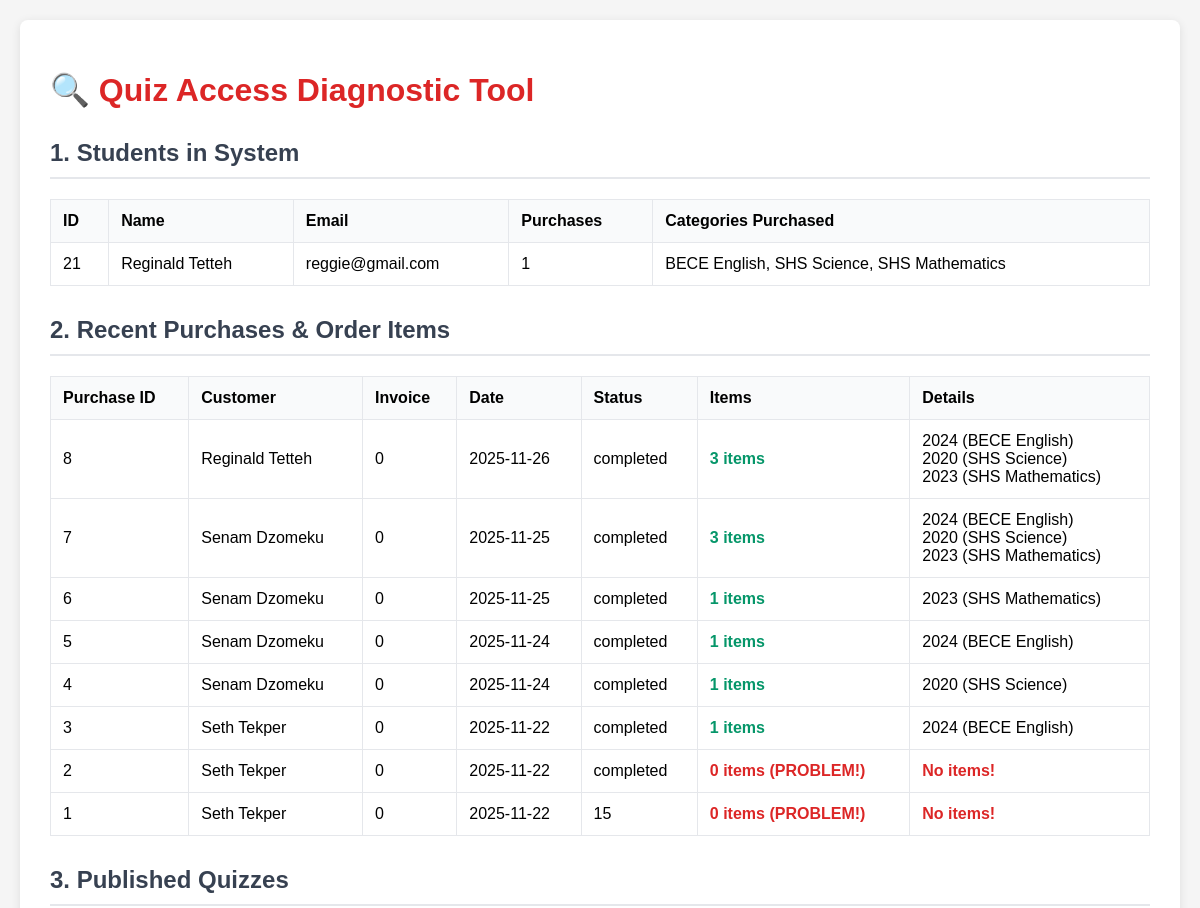
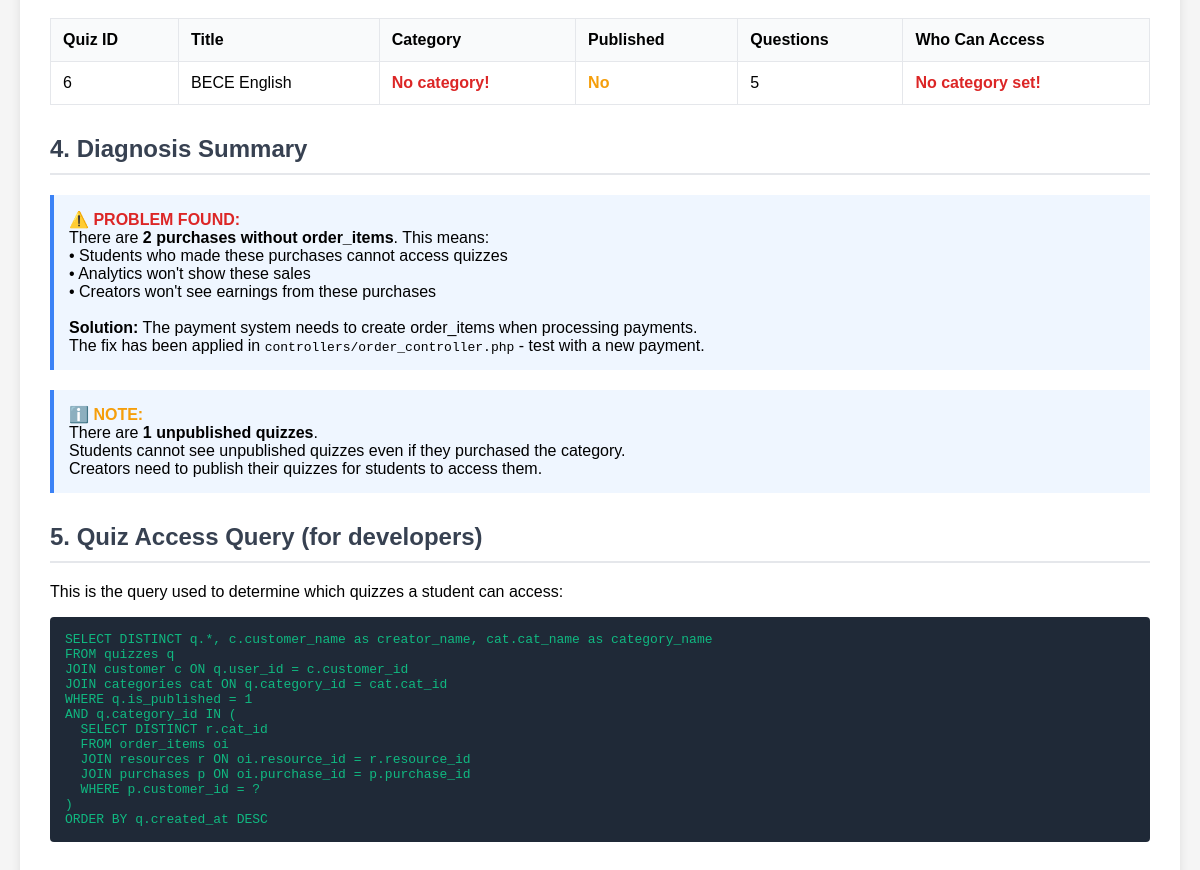
Before: /diagnose_quiz_access.php with the older database file (2 pictures, top to bottom).
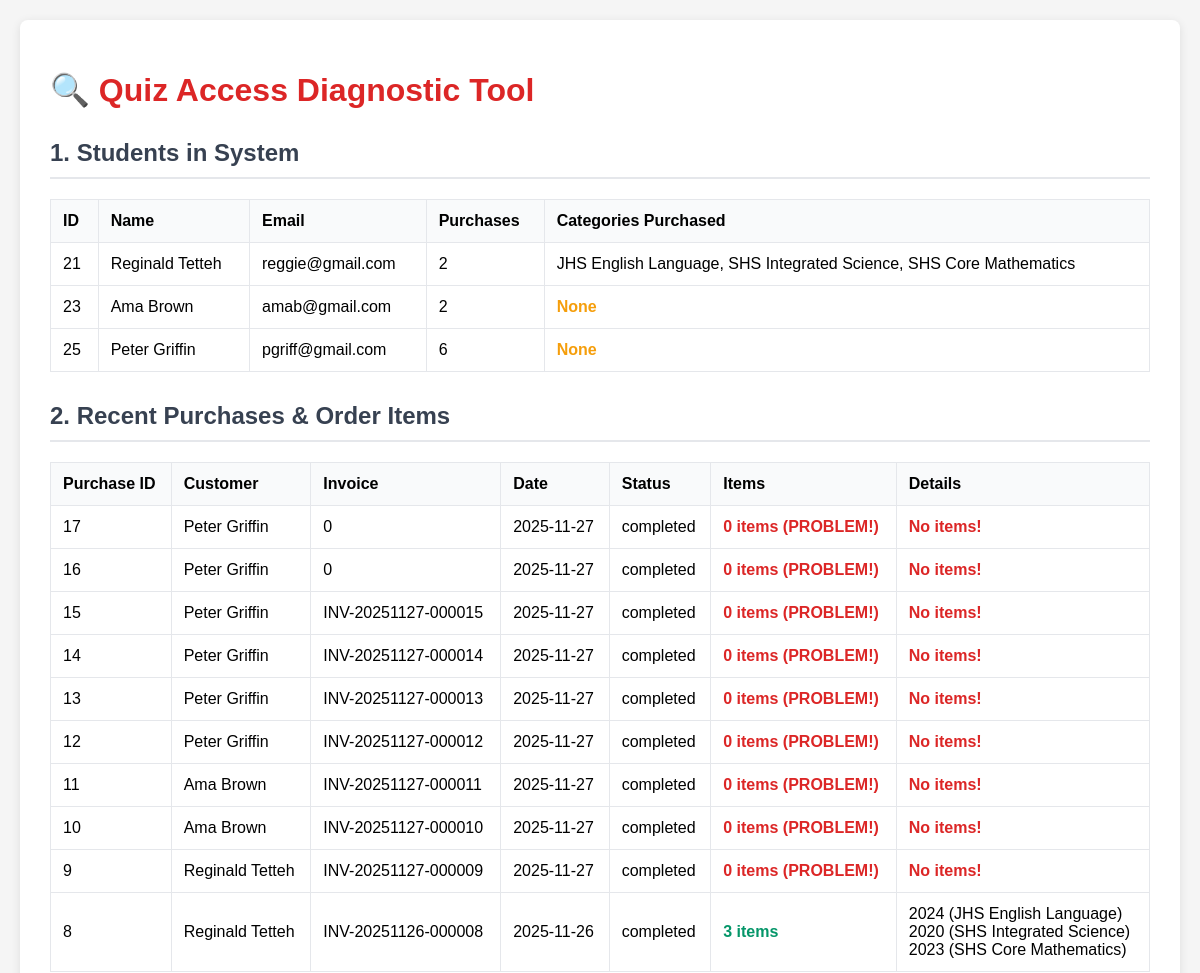
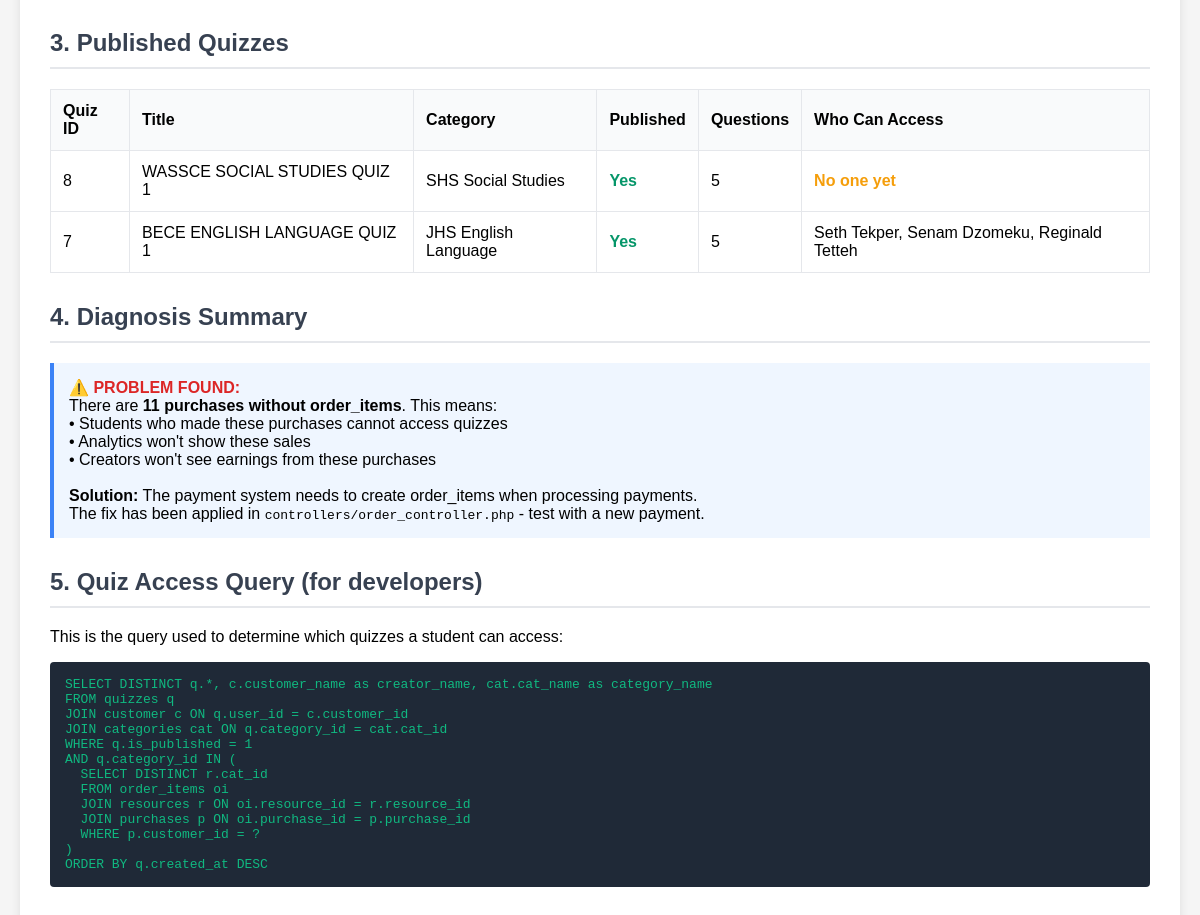
After: the same page with the newer database file (2 pictures, top to bottom).
### tables this page shows
CREATE TABLE `customer` (
  `customer_id` int NOT NULL,
  `customer_name` varchar(100) NOT NULL,
  `customer_email` varchar(50) NOT NULL,
  `customer_pass` varchar(150) NOT NULL,
  `customer_country` varchar(30) NOT NULL,
  `customer_city` varchar(30) NOT NULL,
  `customer_contact` varchar(30) NOT NULL,
  `customer_image` varchar(100) DEFAULT NULL,
  `user_role` int NOT NULL,
  `user_type` enum('student','creator') DEFAULT 'student'
);

CREATE TABLE `purchases` (
  `purchase_id` int NOT NULL,
  `customer_id` int NOT NULL,
  `invoice_no` varchar(50) NOT NULL,
  `purchase_date` date NOT NULL,
  `order_status` varchar(100) NOT NULL
);

CREATE TABLE `quizzes` (
  `quiz_id` int NOT NULL,
  `user_id` int NOT NULL,
  `quiz_title` varchar(255) NOT NULL,
  `category_id` int NOT NULL,
  `time_limit` int NOT NULL COMMENT 'Time limit in minutes',
  `is_published` tinyint(1) DEFAULT '0',
  `created_at` timestamp NULL DEFAULT CURRENT_TIMESTAMP
);

CREATE TABLE `categories` (
  `cat_id` int NOT NULL,
  `cat_name` varchar(100) NOT NULL
);

### diagnose_quiz_access.php (the view, shortened to what the changed rows need)
<?php
echo "<!DOCTYPE html><html><head><title>Quiz Access Diagnostic</title>";
echo "<style>
body { font-family: Arial, sans-serif; margin: 20px; background: #f5f5f5; }
.container { max-width: 1200px; margin: 0 auto; background: white; padding: 30px; border-radius: 8px; box-shadow: 0 2px 10px rgba(0,0,0,0.1); }
h1 { color: #dc2626; }
h2 { color: #374151; margin-top: 30px; border-bottom: 2px solid #e5e7eb; padding-bottom: 10px; }
table { width: 100%; border-collapse: collapse; margin: 20px 0; }
th, td { padding: 12px; text-align: left; border: 1px solid #e5e7eb; }
th { background: #f9fafb; font-weight: 600; }
.success { color: #059669; font-weight: 600; }
.error { color: #dc2626; font-weight: 600; }
.warning { color: #f59e0b; font-weight: 600; }
.info { background: #eff6ff; border-left: 4px solid #3b82f6; padding: 15px; margin: 20px 0; }
.code { background: #1f2937; color: #10b981; padding: 15px; border-radius: 4px; overflow-x: auto; font-family: monospace; margin: 10px 0; }
</style></head><body><div class='container'>";
echo "<h1>🔍 Quiz Access Diagnostic Tool</h1>";
try {
    $db = Database::getInstance()->getConnection();
    echo "<h2>1. Students in System</h2>";
    $result = $db->query("SELECT customer_id, customer_name, customer_email, user_type FROM customer WHERE user_type = 'student' ORDER BY customer_id");
    if ($result->num_rows > 0) {
        echo "<table><tr><th>ID</th><th>Name</th><th>Email</th><th>Purchases</th><th>Categories Purchased</th></tr>";
        while ($student = $result->fetch_assoc()) {
            $student_id = $student['customer_id'];
            $purchase_result = $db->query("SELECT COUNT(*) as count FROM purchases WHERE customer_id = $student_id");
            $purchase_count = $purchase_result->fetch_assoc()['count'];
            $cat_result = $db->query("
                SELECT DISTINCT c.cat_name
                FROM order_items oi
                JOIN resources r ON oi.resource_id = r.resource_id
                JOIN purchases p ON oi.purchase_id = p.purchase_id
                JOIN categories c ON r.cat_id = c.cat_id
                WHERE p.customer_id = $student_id
            ");
            $categories = [];
            while ($cat = $cat_result->fetch_assoc()) {
                $categories[] = $cat['cat_name'];
            }
            $cat_list = count($categories) > 0 ? implode(', ', $categories) : '<span class="warning">None</span>';
            echo "<tr>";
            echo "<td>{$student['customer_id']}</td>";
            echo "<td>{$student['customer_name']}</td>";
            echo "<td>{$student['customer_email']}</td>";
            echo "<td>$purchase_count</td>";
            echo "<td>$cat_list</td>";
            echo "</tr>";
        }
        echo "</table>";
    } else {
        echo "<p class='warning'>No students found in the system.</p>";
    }
    echo "<h2>2. Recent Purchases & Order Items</h2>";
    $result = $db->query("
        SELECT
            p.purchase_id,
            p.customer_id,
            c.customer_name,
            p.invoice_no,
            p.purchase_date,
            p.order_status,
            COUNT(oi.order_item_id) as item_count
        FROM purchases p
        JOIN customer c ON p.customer_id = c.customer_id
        LEFT JOIN order_items oi ON p.purchase_id = oi.purchase_id
        GROUP BY p.purchase_id
        ORDER BY p.purchase_id DESC
        LIMIT 10
    ");
    if ($result->num_rows > 0) {
        echo "<table><tr><th>Purchase ID</th><th>Customer</th><th>Invoice</th><th>Date</th><th>Status</th><th>Items</th><th>Details</th></tr>";
        while ($purchase = $result->fetch_assoc()) {
            $item_count = $purchase['item_count'];
            $item_status = $item_count > 0 ? "<span class='success'>$item_count items</span>" : "<span class='error'>0 items (PROBLEM!)</span>";
            $items_result = $db->query("
                SELECT r.resource_title, r.resource_price, c.cat_name
                FROM order_items oi
                JOIN resources r ON oi.resource_id = r.resource_id
                JOIN categories c ON r.cat_id = c.cat_id
                WHERE oi.purchase_id = {$purchase['purchase_id']}
            ");
            $items_detail = [];
            while ($item = $items_result->fetch_assoc()) {
                $items_detail[] = "{$item['resource_title']} ({$item['cat_name']})";
            }
            $details = count($items_detail) > 0 ? implode('<br>', $items_detail) : '<span class="error">No items!</span>';
            echo "<tr>";
            echo "<td>{$purchase['purchase_id']}</td>";
            echo "<td>{$purchase['customer_name']}</td>";
            echo "<td>{$purchase['invoice_no']}</td>";
            echo "<td>{$purchase['purchase_date']}</td>";
            echo "<td>{$purchase['order_status']}</td>";
            echo "<td>$item_status</td>";
            echo "<td>$details</td>";
            echo "</tr>";
        }
        echo "</table>";
    } else {
        echo "<p class='warning'>No purchases found.</p>";
    }
    echo "<h2>3. Published Quizzes</h2>";
    $result = $db->query("
        SELECT q.quiz_id, q.quiz_title, q.category_id, c.cat_name, q.is_published,
               (SELECT COUNT(*) FROM quiz_questions WHERE quiz_id = q.quiz_id) as question_count
        FROM quizzes q
        LEFT JOIN categories c ON q.category_id = c.cat_id
        ORDER BY q.quiz_id DESC
    ");
    if ($result->num_rows > 0) {
        echo "<table><tr><th>Quiz ID</th><th>Title</th><th>Category</th><th>Published</th><th>Questions</th><th>Who Can Access</th></tr>";
        while ($quiz = $result->fetch_assoc()) {
            $published = $quiz['is_published'] ? "<span class='success'>Yes</span>" : "<span class='warning'>No</span>";
            $cat_name = $quiz['cat_name'] ?? '<span class="error">No category!</span>';
            if ($quiz['category_id']) {
                $access_result = $db->query("
                    SELECT DISTINCT c.customer_name
                    FROM order_items oi
                    JOIN resources r ON oi.resource_id = r.resource_id
                    JOIN purchases p ON oi.purchase_id = p.purchase_id
                    JOIN customer c ON p.customer_id = c.customer_id
                    WHERE r.cat_id = {$quiz['category_id']}
                ");
                $students = [];
                while ($student = $access_result->fetch_assoc()) {
                    $students[] = $student['customer_name'];
                }
                $access_list = count($students) > 0 ? implode(', ', $students) : '<span class="warning">No one yet</span>';
            } else {
                $access_list = '<span class="error">No category set!</span>';
            }
            echo "<tr>";
            echo "<td>{$quiz['quiz_id']}</td>";
            echo "<td>{$quiz['quiz_title']}</td>";
            echo "<td>$cat_name</td>";
            echo "<td>$published</td>";
            echo "<td>{$quiz['question_count']}</td>";
            echo "<td>$access_list</td>";
            echo "</tr>";
        }
        echo "</table>";
    } else {
        echo "<p class='warning'>No quizzes found.</p>";
    }
    echo "<h2>4. Diagnosis Summary</h2>";
    $orphan_result = $db->query("
        SELECT COUNT(*) as count
        FROM purchases p
        LEFT JOIN order_items oi ON p.purchase_id = oi.purchase_id
        WHERE oi.order_item_id IS NULL
    ");
    $orphan_count = $orphan_result->fetch_assoc()['count'];
    if ($orphan_count > 0) {
        echo "<div class='info'>";
        echo "<strong class='error'>⚠️ PROBLEM FOUND:</strong><br>";
        echo "There are <strong>$orphan_count purchases without order_items</strong>. This means:<br>";
        echo "• Students who made these purchases cannot access quizzes<br>";
        echo "• Analytics won't show these sales<br>";
        echo "• Creators won't see earnings from these purchases<br><br>";
        echo "<strong>Solution:</strong> The payment system needs to create order_items when processing payments.<br>";
        echo "The fix has been applied in <code>controllers/order_controller.php</code> - test with a new payment.";
        echo "</div>";
    } else {
        echo "<div class='info'>";
        echo "<strong class='success'>✓ All purchases have order_items</strong><br>";
        echo "The payment system is working correctly!";
        echo "</div>";
    }
    $unpublished_result = $db->query("SELECT COUNT(*) as count FROM quizzes WHERE is_published = 0");
    $unpublished_count = $unpublished_result->fetch_assoc()['count'];
    if ($unpublished_count > 0) {
        echo "<div class='info'>";
        echo "<strong class='warning'>ℹ️ NOTE:</strong><br>";
        echo "There are <strong>$unpublished_count unpublished quizzes</strong>.<br>";
        echo "Students cannot see unpublished quizzes even if they purchased the category.<br>";
        echo "Creators need to publish their quizzes for students to access them.";
        echo "</div>";
    }
    echo "<h2>5. Quiz Access Query (for developers)</h2>";
    echo "<p>This is the query used to determine which quizzes a student can access:</p>";
    echo "<div class='code'>";
    echo "SELECT DISTINCT q.*, c.customer_name as creator_name, cat.cat_name as category_name<br>";
    echo "FROM quizzes q<br>";
    echo "JOIN customer c ON q.user_id = c.customer_id<br>";
    echo "JOIN categories cat ON q.category_id = cat.cat_id<br>";
    echo "WHERE q.is_published = 1<br>";
    echo "AND q.category_id IN (<br>";
    echo "&nbsp;&nbsp;SELECT DISTINCT r.cat_id<br>";
    echo "&nbsp;&nbsp;FROM order_items oi<br>";
    echo "&nbsp;&nbsp;JOIN resources r ON oi.resource_id = r.resource_id<br>";
    echo "&nbsp;&nbsp;JOIN purchases p ON oi.purchase_id = p.purchase_id<br>";
    echo "&nbsp;&nbsp;WHERE p.customer_id = ?<br>";
    echo ")<br>";
    echo "ORDER BY q.created_at DESC";
    echo "</div>";
} catch (Exception $e) {
    echo "<p class='error'>Database Error: " . $e->getMessage() . "</p>";
}
echo "</div></body></html>";
?>

Changed rows visible on the page:
no longer on this page (row edited): purchases: purchase_id "7", customer.customer_name "Senam Dzomeku", invoice_no "0", purchase_date "2025-11-25", order_status "completed", item_count "3", items_detail "2024 (BECE English) 2020 (SHS Science) 2023 (SHS Mathematics)"
no longer on this page (row edited): purchases: purchase_id "6", customer.customer_name "Senam Dzomeku", invoice_no "0", purchase_date "2025-11-25", order_status "completed", item_count "1", items_detail "2023 (SHS Mathematics)"
no longer on this page (row edited): purchases: purchase_id "5", customer.customer_name "Senam Dzomeku", invoice_no "0", purchase_date "2025-11-24", order_status "completed", item_count "1", items_detail "2024 (BECE English)"
no longer on this page (row edited): purchases: purchase_id "4", customer.customer_name "Senam Dzomeku", invoice_no "0", purchase_date "2025-11-24", order_status "completed", item_count "1", items_detail "2020 (SHS Science)"
no longer on this page (row edited): purchases: purchase_id "3", customer.customer_name "Seth Tekper", invoice_no "0", purchase_date "2025-11-22", order_status "completed", item_count "1", items_detail "2024 (BECE English)"
no longer on this page (row edited): purchases: purchase_id "2", customer.customer_name "Seth Tekper", invoice_no "0", purchase_date "2025-11-22", order_status "completed", shows "0 items (PROBLEM!)", shows "No items!"
no longer on this page (row edited): purchases: purchase_id "1", customer.customer_name "Seth Tekper", invoice_no "0", purchase_date "2025-11-22", order_status "15", shows "0 items (PROBLEM!)", shows "No items!"
removed quizzes: quiz_id "6", quiz_title "BECE English", cat_name "No category!", is_published "No", question_count "5", shows "No category set!"
computed for customer "Reginald Tetteh": purchase_count "1" → "2"; categories "BECE English, SHS Science, SHS Mathematics" → "JHS English Language, SHS Integrated Science, SHS Core Mathematics"
added customer: customer_id "23", customer_name "Ama Brown", customer_email "amab@gmail.com", purchase_count "2", shows "None"
added customer: customer_id "25", customer_name "Peter Griffin", customer_email "pgriff@gmail.com", purchase_count "6", shows "None"
added purchases: purchase_id "17", customer.customer_name "Peter Griffin", invoice_no "0", purchase_date "2025-11-27", order_status "completed", shows "0 items (PROBLEM!)", shows "No items!"
added purchases: purchase_id "16", customer.customer_name "Peter Griffin", invoice_no "0", purchase_date "2025-11-27", order_status "completed", shows "0 items (PROBLEM!)", shows "No items!"
added purchases: purchase_id "15", customer.customer_name "Peter Griffin", invoice_no "INV-20251127-000015", purchase_date "2025-11-27", order_status "completed", shows "0 items (PROBLEM!)", shows "No items!"
added purchases: purchase_id "14", customer.customer_name "Peter Griffin", invoice_no "INV-20251127-000014", purchase_date "2025-11-27", order_status "completed", shows "0 items (PROBLEM!)", shows "No items!"
added purchases: purchase_id "13", customer.customer_name "Peter Griffin", invoice_no "INV-20251127-000013", purchase_date "2025-11-27", order_status "completed", shows "0 items (PROBLEM!)", shows "No items!"
added purchases: purchase_id "12", customer.customer_name "Peter Griffin", invoice_no "INV-20251127-000012", purchase_date "2025-11-27", order_status "completed", shows "0 items (PROBLEM!)", shows "No items!"
added purchases: purchase_id "11", customer.customer_name "Ama Brown", invoice_no "INV-20251127-000011", purchase_date "2025-11-27", order_status "completed", shows "0 items (PROBLEM!)", shows "No items!"
added purchases: purchase_id "10", customer.customer_name "Ama Brown", invoice_no "INV-20251127-000010", purchase_date "2025-11-27", order_status "completed", shows "0 items (PROBLEM!)", shows "No items!"
added purchases: purchase_id "9", customer.customer_name "Reginald Tetteh", invoice_no "INV-20251127-000009", purchase_date "2025-11-27", order_status "completed", shows "0 items (PROBLEM!)", shows "No items!"
changed purchases id 8: invoice_no "0" → "INV-20251126-000008"; items_detail "2024 (BECE English) 2020 (SHS Science) 2023 (SHS Mathematics)" → "2024 (JHS English Language) 2020 (SHS Integrated Science) 2023 (SHS Core Mathematics)"
added quizzes: quiz_id "8", quiz_title "WASSCE SOCIAL STUDIES QUIZ 1", category.cat_name "SHS Social Studies", is_published "Yes", question_count "5", shows "No one yet"
added quizzes: quiz_id "7", quiz_title "BECE ENGLISH LANGUAGE QUIZ 1", category.cat_name "JHS English Language", is_published "Yes", question_count "5", students "Seth Tekper, Senam Dzomeku, Reginald Tetteh"
Other visible differences:
$orphan_count: "2" → "11"
$unpublished_count: "1" → (not shown)
text no longer shown: "ℹ️ NOTE: There are unpublished quizzes . Students cannot see unpublished quizzes even if they purchased the category. Creators need to publish their quizzes for students to access them."
